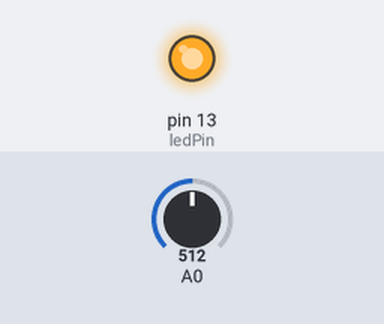
The sketch below on a simulated Arduino Uno, built with avr-gcc and run on an emulated ATmega328P. On the bench: output pins drawn as LEDs (lit = HIGH). The inputs (shaded band) are chosen by the test bench; at power-on: A0 = 512. What the sketch prints to the serial monitor is not drawn.

Above: at 0.1 s.
At 1.6 s:
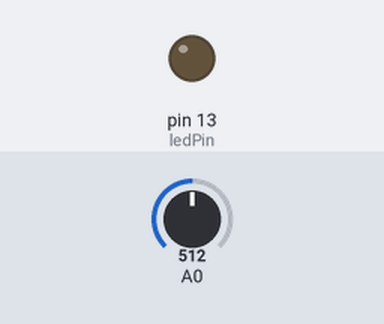
Timing chart, 0 to 3.1 s (numbered marks = the images above):
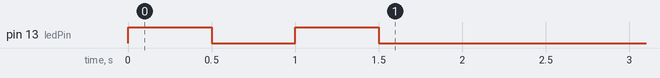

The sketch:

experimentFFT.ino
```cpp
#include <arduinoFFT.h>

#define N   128        // 128 点に減らす
#define F_S 9600
ArduinoFFT<float> FFT; // double → float へ
float vReal[N], vImag[N];
const int ledPin =13;
const uint8_t TARGET_BIN = 40;  // 3kHzに相当するピン番号
#define THRESHOLD 23 // 振幅しきい値

void setup() {
  Serial.begin(115200);
  pinMode(ledPin, OUTPUT);
  digitalWrite(ledPin, LOW); // 初期状態で消灯
  // Wiring check: blink LED twice at startup
  for (int i = 0; i < 2; i++) {
    digitalWrite(ledPin, HIGH);
    delay(500);
    digitalWrite(ledPin, LOW);
    delay(500);
  }
  ADCSRA = (ADCSRA & 0b11111000) | 0x04; // prescaler=16
}

void loop() {
  /* 1. サンプリング */
  for (uint16_t i = 0; i < N; i++) {
    vReal[i] = analogRead(A0);
    vImag[i] = 0;
  }

  /* 2. FFT */
  FFT.windowing(vReal, N, FFT_WIN_TYP_HAMMING, FFT_FORWARD);
  FFT.compute(vReal, vImag, N, FFT_FORWARD);
  FFT.complexToMagnitude(vReal, vImag, N);


  if(vReal[TARGET_BIN] > THRESHOLD){
    digitalWrite(ledPin, HIGH); //しきい値を超えたら点灯
  } else{
    digitalWrite(ledPin,LOW); //それ以外は消灯
  }

  /* 3. 出力 */
  for (uint16_t i = 1; i < N / 2; i++) {
    Serial.print((uint16_t)vReal[i]);
    Serial.print(i == N / 2 - 1 ? '\n' : ',');
  }
}
```
